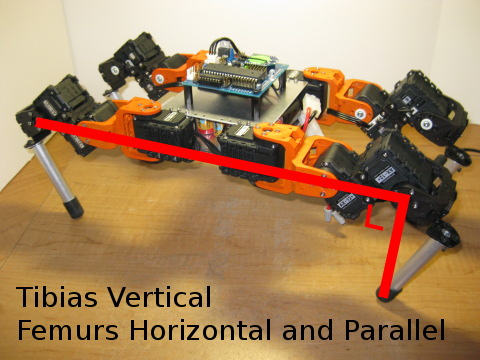
#> input picture pypose/tools/models/lizard3/neutral.jpg, 480 x 360 px, given in place of the camera
$ python detect.py   (Python 2 division)   (older library calls are emulated)
#> lines starting #> are read from the running program, lines starting #| are printed output that depends on the picture; after the words box and inside, x2 and y2 are one past the last pixel; in counts of white or black regions, pixels touching at a corner belong together; long printed decimals are rounded
import cv2
import numpy as np

cap = cv2.VideoCapture(1)
ret, img = cap.read()
#> img is the input picture: shape (360, 480, 3); mean B, G, R 95.9, 133.6, 166.9

hsv = cv2.cvtColor(img, cv2.COLOR_BGR2HSV)
#> hsv: shape (360, 480, 3); mean H, S, V 24.2, 110, 167.5

# define range of green color in HSV
lower_green = np.array([60,0,100])
upper_green = np.array([80,254,254])
mask = cv2.inRange(hsv, lower_green, upper_green)
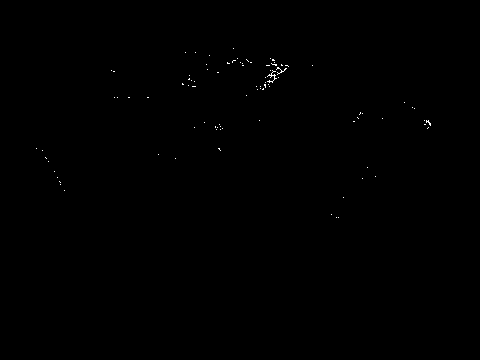
#> mask: shape (360, 480); 0.13% white in thin lines or dots, all inside (x1, y1, x2, y2) = (36, 48, 431, 218)

im2, contours, hierarchy = cv2.findContours(mask.copy(), cv2.RETR_TREE, cv2.CHAIN_APPROX_SIMPLE)
#> contours = 92 contours, all with area under 20

max_area = 0
max_contour = 0
for i,c in enumerate(contours):
	area = cv2.contourArea(c)
	if area > max_contour:
		max_area = area
		max_contour = i
#> this loop made 92 passes
#> (c, area, max_area, max_contour) on pass 18: ([[218, 148], [220, 150], [219, 149], [219, 148]], 0.5, 0.5, 17)
#> (c, area) on passes 1 to 6: ([[338, 217]], 0), ([[336, 217]], 0), ([[331, 214]], 0), ([[343, 197]], 0), ([[64, 190]], 0), ([[60, 184]], 0)
#> after the loop, max_area = 0.5; max_contour = 17


#for i in range(len(contours)):
#print contours[i]
#	print "hi"
m = cv2.moments(contours[max_contour])
#> m = moments, m00 0.5, centre m10/m00, m01/m00 = (218.7, 148.3)
x = m['m10'] /  m['m00']
#> x = 218.7
y = m['m01'] /  m['m00']
#> y = 148.3
print x
#| 218.667
print y
#| 148.333

grid = img.copy()
for i in range(0, img.shape[0], img.shape[0]/8):
    grid[i:i+5,:] = 0
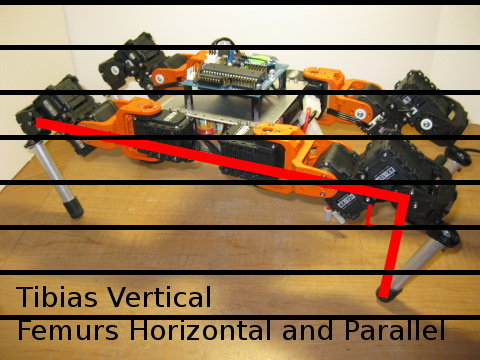
#> grid: shape (360, 480, 3); 11.11% of pixels changed, all inside (x1, y1, x2, y2) = (0, 0, 480, 320)
for i in range(0, img.shape[1], img.shape[1]/8):
    grid[:,i:i+5] = 0
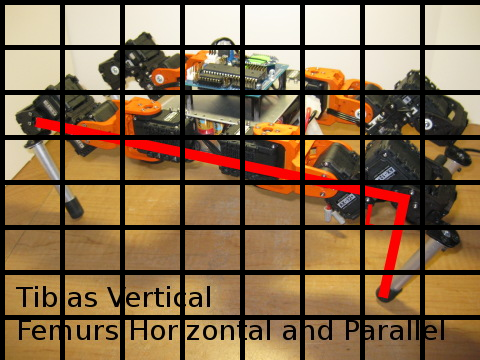
#> grid: shape (360, 480, 3); 7.41% of pixels changed, all inside (x1, y1, x2, y2) = (0, 5, 425, 360)
cv2.imshow("grid", grid)
cv2.waitKey(0)

cv2.circle(img, (int(x), int(y)), 10, (0, 0, 255), 4)
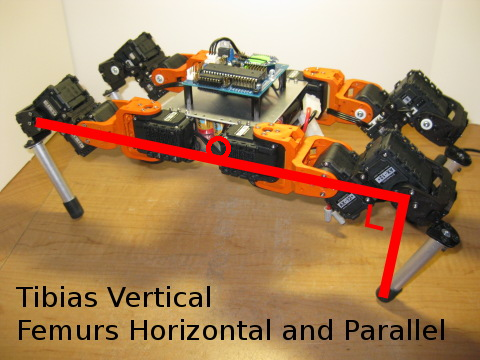
#> img: shape (360, 480, 3); 0.18% of pixels changed, all inside (x1, y1, x2, y2) = (206, 136, 231, 161)
cv2.drawContours(img, contours, max_contour, (0,0,255), 3)
#> img: shape (360, 480, 3); 0.02% of pixels changed, all inside (x1, y1, x2, y2) = (216, 146, 223, 153)
cv2.imshow("mask", mask)
cv2.imshow("img", img)
cv2.waitKey(0)
